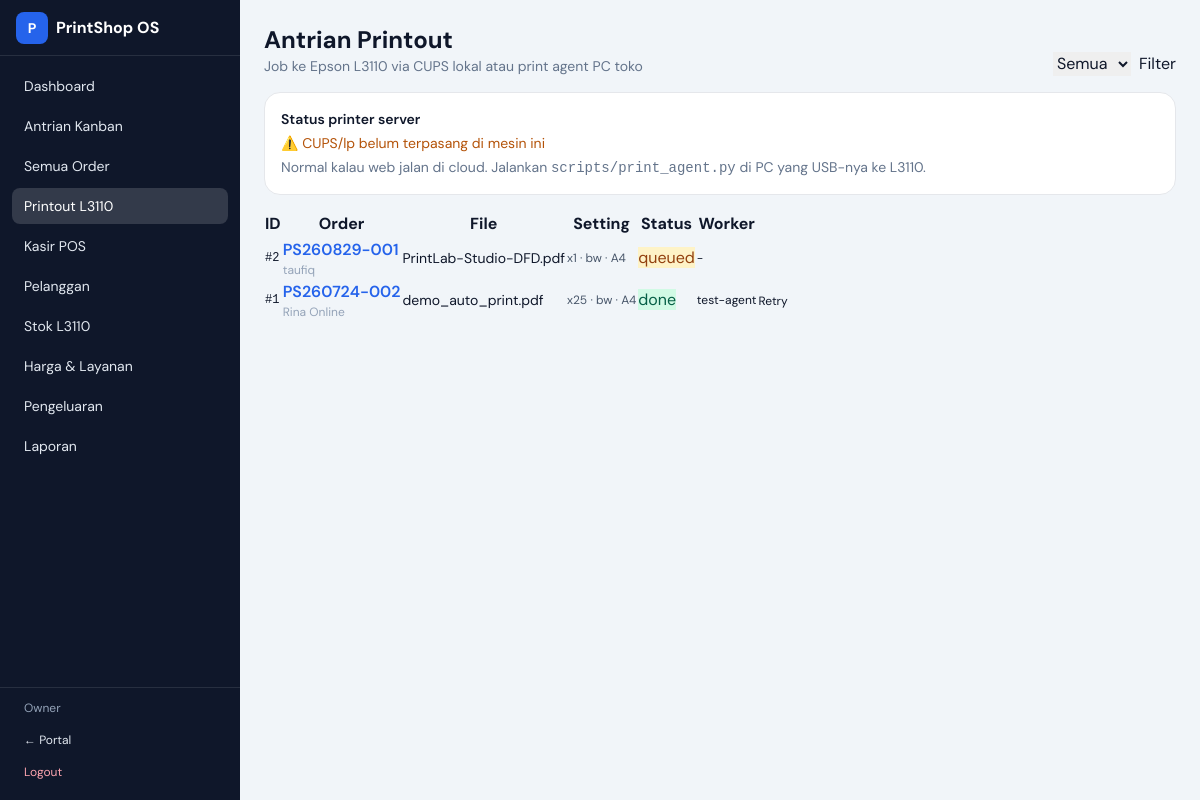
The app's page /admin/print-jobs (signed in) with its own data.
### tables this page shows
CREATE TABLE users (
                    id INTEGER PRIMARY KEY AUTOINCREMENT,
                    username TEXT UNIQUE NOT NULL,
                    password_hash TEXT NOT NULL,
                    full_name TEXT,
                    role TEXT NOT NULL DEFAULT 'admin',
                    created_at TEXT NOT NULL
                );

CREATE TABLE print_jobs (
                    id INTEGER PRIMARY KEY AUTOINCREMENT,
                    order_id INTEGER NOT NULL,
                    file_id INTEGER,
                    status TEXT NOT NULL DEFAULT 'queued',
                    copies INTEGER NOT NULL DEFAULT 1,
                    color_mode TEXT NOT NULL DEFAULT 'bw',
                    duplex INTEGER NOT NULL DEFAULT 0,
                    media TEXT NOT NULL DEFAULT 'A4',
                    printer_name TEXT,
                    attempts INTEGER NOT NULL DEFAULT 0,
                    last_error TEXT,
                    result_json TEXT,
                    created_at TEXT NOT NULL,
                    updated_at TEXT NOT NULL,
                    started_at TEXT,
                    finished_at TEXT,
                    claimed_by TEXT,
                    FOREIGN KEY(order_id) REFERENCES orders(id) ON DELETE CASCADE,
                    FOREIGN KEY(file_id) REFERENCES order_files(id) ON DELETE SET NULL
                );

CREATE TABLE orders (
                    id INTEGER PRIMARY KEY AUTOINCREMENT,
                    code TEXT UNIQUE NOT NULL,
                    track_token TEXT UNIQUE NOT NULL,
                    customer_id INTEGER,
                    customer_name TEXT NOT NULL,
                    customer_phone TEXT,
                    customer_email TEXT,
                    source TEXT NOT NULL DEFAULT 'web',
                    priority INTEGER NOT NULL DEFAULT 0,
                    status TEXT NOT NULL DEFAULT 'baru',
                    payment_status TEXT NOT NULL DEFAULT 'belum',
                    payment_method TEXT,
                    paid_amount INTEGER NOT NULL DEFAULT 0,
                    subtotal INTEGER NOT NULL DEFAULT 0,
                    discount INTEGER NOT NULL DEFAULT 0,
                    addons_total INTEGER NOT NULL DEFAULT 0,
                    tax INTEGER NOT NULL DEFAULT 0,
                    total INTEGER NOT NULL DEFAULT 0,
                    notes TEXT DEFAULT '',
                    internal_notes TEXT DEFAULT '',
                    due_at TEXT,
                    eta_minutes INTEGER,
                    created_at TEXT NOT NULL,
                    updated_at TEXT NOT NULL,
                    completed_at TEXT,
                    FOREIGN KEY(customer_id) REFERENCES customers(id)
                );

CREATE TABLE order_files (
                    id INTEGER PRIMARY KEY AUTOINCREMENT,
                    order_id INTEGER NOT NULL,
                    filename TEXT NOT NULL,
                    stored_path TEXT NOT NULL,
                    mime TEXT,
                    size_bytes INTEGER,
                    created_at TEXT NOT NULL,
                    FOREIGN KEY(order_id) REFERENCES orders(id) ON DELETE CASCADE
                );

### app/routers/admin.py (the view)
@router.get("/print-jobs", response_class=HTMLResponse)
async def print_jobs_page(request: Request, status: str = ""):
    user = current_user(request)
    if not user:
        return RedirectResponse("/admin/login", status_code=303)
    jobs = db.list_print_jobs(status=status or None, limit=100)
    return templates.TemplateResponse(
        "admin/print_jobs.html",
        {
            "request": request,
            "user": user,
            "jobs": jobs,
            "status": status,
            "printer": printer_status(),
        },
    )

### app/templates/admin/print_jobs.html (shortened to what this page needs)
{% extends "base_admin.html" %}
{% block content %}
<div class="flex flex-col sm:flex-row sm:items-end justify-between gap-3 mb-4">
  <div>
    <h1 class="text-2xl font-bold">Antrian Printout</h1>
    <p class="text-sm text-slate-500">Job ke Epson L3110 via CUPS lokal atau print agent PC toko</p>
  </div>
  <form method="get" class="flex gap-2">
    <select class="input" name="status">
      <option value="">Semua</option>
    </select>
    <button class="btn btn-secondary" type="submit">Filter</button>
  </form>
</div>
<div class="rounded-2xl bg-white border p-4 mb-4 text-sm">
  <div class="font-semibold mb-1">Status printer server</div>
  {% if printer.ok %}
  <div class="text-emerald-700">✅ {{ printer.printer or 'Printer siap' }} {% if printer.raw %}<span class="text-slate-500">— {{ printer.raw }}</span>{% endif %}</div>
  {% else %}
  <div class="text-amber-700">⚠️ {{ printer.error or 'CUPS belum siap di VPS' }}</div>
  <div class="text-slate-500 mt-1">Normal kalau web jalan di cloud. Jalankan <code>scripts/print_agent.py</code> di PC yang USB-nya ke L3110.</div>
  {% endif %}
</div>
<div class="table-wrap">
  <table class="data">
    <thead>
      <tr>
        <th>ID</th><th>Order</th><th>File</th><th>Setting</th><th>Status</th><th>Worker</th><th></th>
      </tr>
    </thead>
    <tbody>
      {% for j in jobs %}
      <tr>
        <td class="font-mono text-xs">#{{ j.id }}</td>
        <td>
          {% if j.order %}
          <a class="text-blue-600 font-semibold" href="/admin/orders/{{ j.order_id }}">{{ j.order.code }}</a>
          <div class="text-xs text-slate-400">{{ j.order.customer_name }}</div>
          {% else %}
          #{{ j.order_id }}
          {% endif %}
        </td>
        <td class="text-sm">{{ (j.file.filename if j.file else '-') }}</td>
        <td class="text-xs text-slate-600">
          x{{ j.copies }} · {{ j.color_mode }} · {{ j.media }}
        </td>
        <td>
          <span class="badge {% if j.status=='done' %}bg-emerald-100 text-emerald-800{% elif j.status=='failed' %}bg-rose-100 text-rose-800{% elif j.status=='printing' %}bg-orange-100 text-orange-800{% else %}bg-amber-100 text-amber-800{% endif %}">{{ j.status }}</span>
        </td>
        <td class="text-xs">{{ j.claimed_by or '-' }}</td>
        <td>
          {% if j.status in ['failed','done'] %}
          <form method="post" action="/admin/print-jobs/{{ j.id }}/retry">
            <button class="btn btn-secondary text-xs py-1" type="submit">Retry</button>
          </form>
          {% endif %}
        </td>
      </tr>
      {% else %}
      <tr><td colspan="7" class="text-center text-slate-400 py-8">Belum ada print job</td></tr>
      {% endfor %}
    </tbody>
  </table>
</div>
{% endblock %}

### app/templates/base_admin.html (shortened to what this page needs)
<!DOCTYPE html>
<html lang="id">
<head>
  <script src="https://cdn.tailwindcss.com"></script>
  <link rel="stylesheet" href="/static/css/app.css">
</head>
<body class="bg-slate-100 text-slate-900 font-sans antialiased min-h-screen">
  <div class="min-h-screen flex">
    <aside class="hidden md:flex w-60 flex-col bg-brand-900 text-slate-200">
      <div class="h-14 px-4 flex items-center gap-2 border-b border-white/10 font-bold text-white">
        <span class="w-8 h-8 rounded-lg bg-brand-600 grid place-items-center text-sm">P</span>
        PrintShop OS
      </div>
      <nav class="flex-1 p-3 space-y-1 text-sm">
        {% set nav_items = [
          ('/admin', 'Dashboard'),
          ('/admin/kanban', 'Antrian Kanban'),
          ('/admin/orders', 'Semua Order'),
          ('/admin/print-jobs', 'Printout L3110'),
          ('/admin/pos', 'Kasir POS'),
          ('/admin/customers', 'Pelanggan'),
          ('/admin/inventory', 'Stok L3110'),
          ('/admin/services', 'Harga & Layanan'),
          ('/admin/expenses', 'Pengeluaran'),
          ('/admin/reports', 'Laporan'),
        ] %}
        {% for href, label in nav_items %}
        <a href="{{ href }}" class="block px-3 py-2 rounded-lg hover:bg-white/10 {% if request.url.path == href or (href != '/admin' and request.url.path.startswith(href)) %}bg-white/15 text-white{% endif %}">{{ label }}</a>
        {% endfor %}
      </nav>
      <div class="p-3 border-t border-white/10 text-xs">
        <div class="px-3 mb-2 text-slate-400">{{ user.full_name or user.username }}</div>
        <a href="/" class="block px-3 py-2 rounded-lg hover:bg-white/10">← Portal</a>
        <a href="/admin/logout" class="block px-3 py-2 rounded-lg hover:bg-white/10 text-rose-300">Logout</a>
      </div>
    </aside>
    <div class="flex-1 flex flex-col min-w-0">
      <main class="flex-1 p-4 md:p-6">
        {% block content %}{% endblock %}
      </main>
    </div>
  </div>
</body>
</html>

### app/static/css/app.css (style rules this page uses)
:root { color-scheme: light; }
body { font-feature-settings: "ss01" on; }
.badge { @apply inline-flex items-center px-2 py-0.5 rounded-full text-xs font-semibold; }
.btn { @apply inline-flex items-center justify-center gap-2 px-4 py-2 rounded-xl text-sm font-semibold transition; }
.btn-secondary { @apply bg-slate-100 text-slate-800 hover:bg-slate-200; }
.input { @apply w-full rounded-xl border border-slate-300 px-3 py-2 text-sm focus:outline-none focus:ring-2 focus:ring-blue-500 focus:border-blue-500 bg-white; }
.table-wrap { @apply overflow-x-auto rounded-2xl border border-slate-200 bg-white; }
table.data { @apply w-full text-sm; }
table.data th { @apply text-left px-3 py-2 bg-slate-50 text-slate-500 font-semibold border-b; }
table.data td { @apply px-3 py-2 border-b border-slate-100 align-top; }

### records on screen
users: full_name "Owner"
print_jobs: id "2", order.code "PS260829-001", order.customer_name "taufiq", copies "1", color_mode "bw", media "A4", status "queued", claimed_by "-"
order_files: filename "PrintLab-Studio-DFD.pdf"
print_jobs: id "1", order.code "PS260724-002", order.customer_name "Rina Online", copies "25", color_mode "bw", media "A4", status "done", claimed_by "test-agent"
order_files: filename "demo_auto_print.pdf"

### other values on screen
{{ label }} "Dashboard" "Antrian Kanban" "Semua Order" "Printout L3110" "Kasir POS" "Pelanggan" "Stok L3110" "Harga & Layanan" "Pengeluaran" "Laporan"
{{ printer.error or 'CUPS belum siap di VPS' }} "CUPS/lp belum terpasang di mesin ini"
